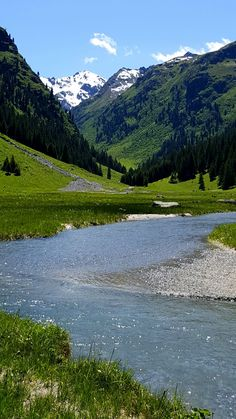
#> input picture TugasPCD3/foto1.jpg, 236 x 419 px
$ python imageAveraging_008.py
#> lines starting #> are read from the running program, lines starting #| are printed output that depends on the picture
import cv2
import numpy as np

# Load the images
img1 = cv2.imread('foto1.jpg')
#> img1 is the input picture: shape (419, 236, 3); mean B, G, R 110.4, 112.3, 91.1
img1 = cv2.resize(img1, (326, 536))
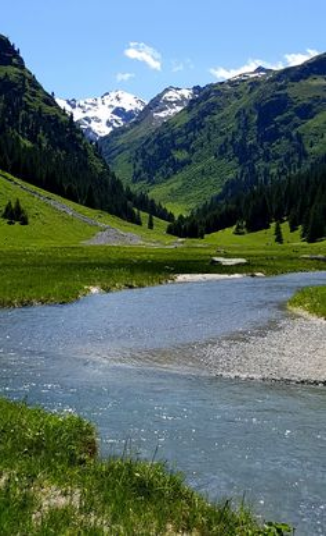
#> img1: shape (536, 326, 3); mean B, G, R 110.3, 112.2, 91
img2 = cv2.imread('foto2.jpg')
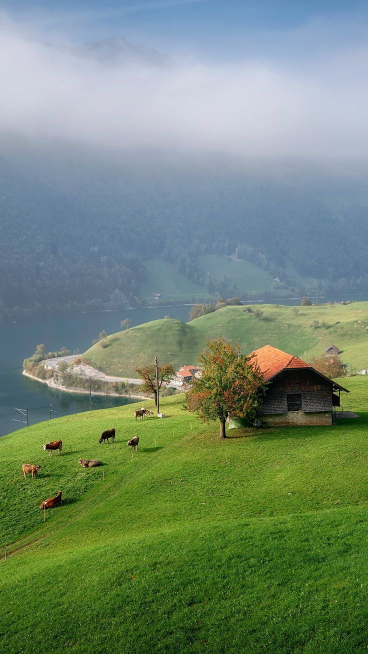
#> input picture TugasPCD3/foto2.jpg, 736 x 1308 px (shown at 1/2 size)
#> img2 is the input picture: shape (1308, 736, 3); mean B, G, R 114.9, 136.9, 116.1
img2 = cv2.resize(img2, (326, 536))
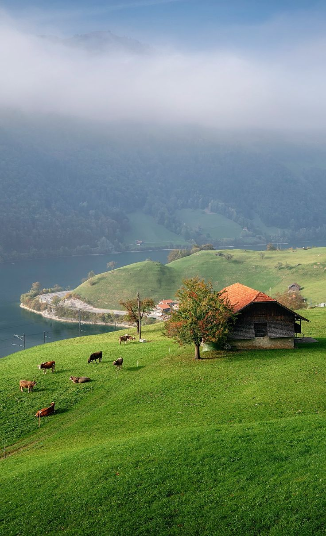
#> img2: shape (536, 326, 3); mean B, G, R 114.8, 136.8, 116

# Average the images
avg_img = cv2.addWeighted(img1, 0.5, img2, 0.5, 0)
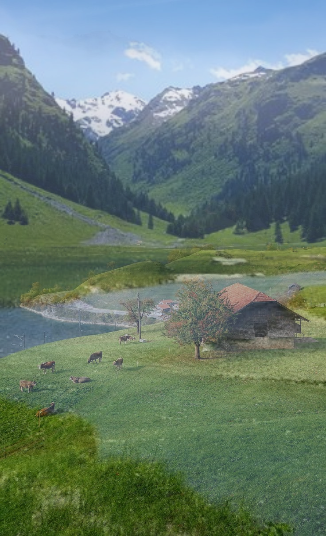
#> avg_img: shape (536, 326, 3); mean B, G, R 112.6, 124.5, 103.5

# Display the averaged image
cv2.imshow('Averaged Image', avg_img)
cv2.waitKey(0)
cv2.destroyAllWindows()
